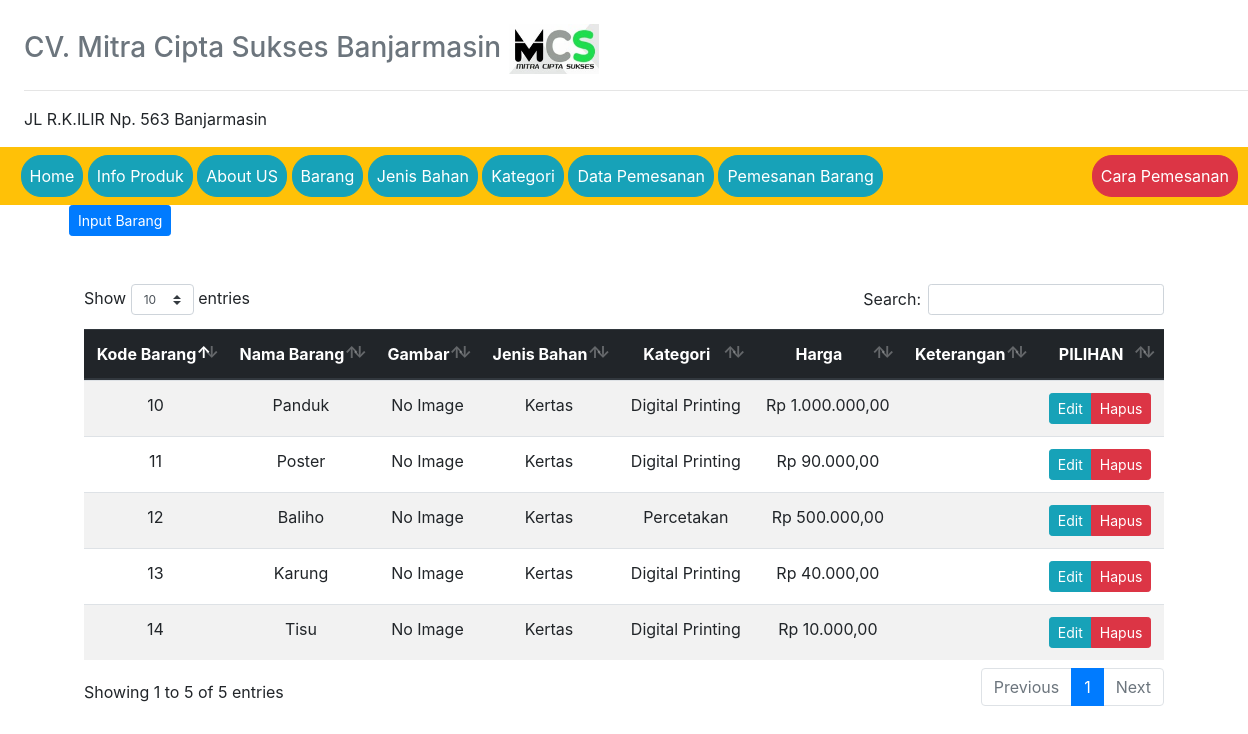
/?view=barang (signed in), run on an earlier commit of the app's database.
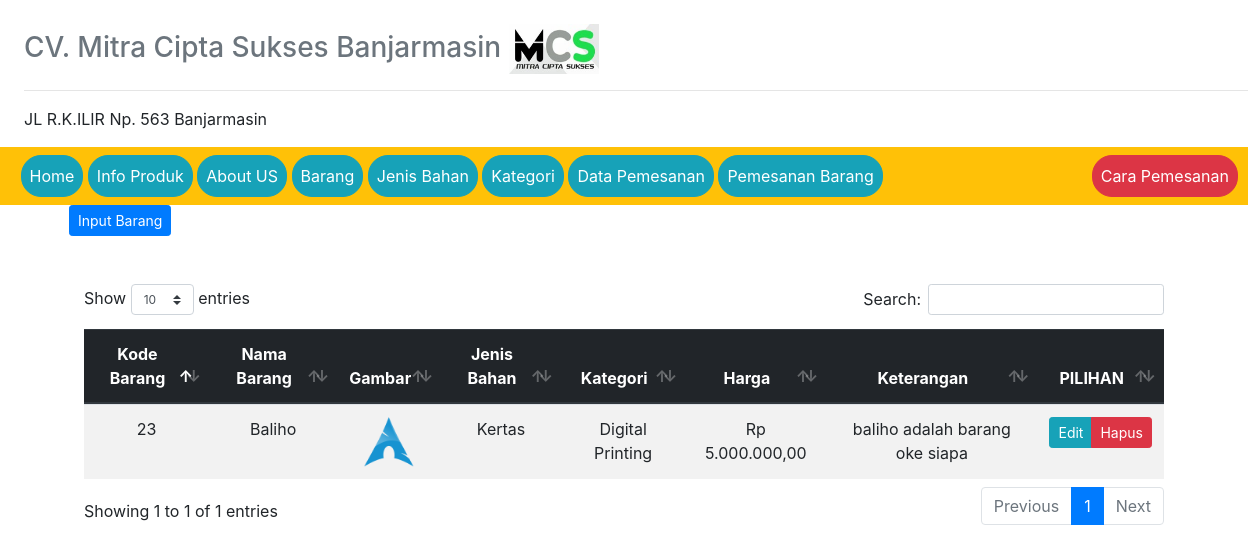
And on a later commit of the database.
### tables this page shows
CREATE TABLE `nama_barang` (
  `kode_barang` int(50) NOT NULL,
  `nama_barang` varchar(50) NOT NULL,
  `gambar_barang` varchar(100) NOT NULL,
  `type_barang` varchar(50) NOT NULL,
  `kategori` int(50) NOT NULL,
  `harga` int(50) NOT NULL,
  `keterangan` varchar(100) NOT NULL
);

CREATE TABLE `jenis_bahan` (
  `kode_jenis_bahan` int(50) NOT NULL,
  `harga_bahan` int(25) NOT NULL,
  `jenis_bahan` varchar(50) NOT NULL,
  `ketarangan` varchar(255) NOT NULL,
  `ukuran_bahan` int(10) NOT NULL
);

CREATE TABLE `kategori` (
  `id_kategori` int(50) NOT NULL,
  `nama_kategori` varchar(50) NOT NULL
);

### config/config.php (called while the page is built, shortened)
<?php
function base_url($url = null)
{
	$base_url = "http://localhost/aplikasi_CV_Mitra_Cipta_Sukses_Banjarmasin/";
	if ($url != null ) {
		return $base_url."/".$url;
	} else  {
			return $base_url;
	}
}

### models/admin.php (called while the page is built, shortened)
<?php
class Admin
{
  private $mysqli;
  function __construct($mysqli)
  {
    $this->mysqli = $mysqli;
  }
  public function showBarang()
  {
    $db = $this->mysqli->conn;
    $sql = " SELECT * FROM nama_barang
          INNER JOIN jenis_bahan ON nama_barang.type_barang = jenis_bahan.kode_jenis_bahan
          INNER JOIN kategori ON nama_barang.kategori = kategori.id_kategori ";
    $query = $db->query($sql);
    return $query;
  }
}
?>

### view/barang.php (the view)
<div class="header-hal">
    <a href="?view=input-barang" class="btn btn-sm btn-primary">Input Barang</a>
</div>
<div class="container mt-5">
<div class="daftar-table table-responsive">
  <table class="table table-striped text-center" id="table">
    <thead class="thead-dark">
      <tr>
        <th>Kode Barang</th>
        <th>Nama Barang</th>
        <th colspan="" rowspan="" headers="" scope="">Gambar</th>
        <th>Jenis Bahan </th>
        <th>Kategori </th>
        <th>Harga</th>
        <th colspan="" rowspan="" headers="" scope="">Keterangan</th>
        <th>PILIHAN</th>
      </tr>
    </thead>
    <tbody>
      <?php
      $data = $objAdmin->showBarang();
      while ($a = $data->fetch_object()) {
      ?>
      <tr>
        <td><?=$a->kode_barang ?></td>
        <td><?=$a->nama_barang ?></td>
        <td colspan="" rowspan="" headers=""> <?php echo $a->gambar_barang ? '<img src="'.base_url().'/assets/image/'.$a->gambar_barang.'" alt="" width="50px">' : 'No Image' ?> </td>
        <td><?=$a->jenis_bahan ?></td>
        <td><?=$a->nama_kategori ?></td>
        <td><?php $rp = "Rp " . number_format($a->harga,2,',','.'); echo $rp; ?></td>
        <td colspan="" rowspan="" headers=""> <?=$a->keterangan ?> </td>
        <td>
          <div class="btn-group">
            <a href="?view=edit-barang&id_brg=<?=$a->kode_barang ?>" class="btn btn-sm btn-info">Edit</a>
            <a href="?view=hapus-barang&id_brg=<?=$a->kode_barang ?>" onclick="return confirm('Hapus data ?')" class="btn btn-sm btn-danger">Hapus</a>
          </div>
        </td>
      </tr>
    <?php } ?>
    </tbody>
  </table>
</div>
</div>

### index.php (shortened to what this page needs)
<?php
require_once 'config/config.php';
include('models/admin.php');
?>
<!doctype html>
<html lang="en">
  <head>
    <link rel="stylesheet" href="https://stackpath.bootstrapcdn.com/bootstrap/4.1.3/css/bootstrap.min.css">
    <link rel="stylesheet" href="<?=base_url();?>assets/css/slideshow.css">
    <link rel="stylesheet" type="text/css" href="<?php echo base_url(); ?>assets/DataTables/datatables.min.css"/>
  </head>
  <body>
    <div class="ml-4" id="" style="">
      <br>
      <h3 class="text-muted">CV. Mitra Cipta Sukses Banjarmasin <img src="assets/image/mcs.jpeg" alt="" width="90" height="50" style="margin-right:15px; "></h3>
      <hr>
      <p>JL R.K.ILIR Np. 563 Banjarmasin</p>
    </div>
    <nav class="navbar navbar-expand-lg navbar-light bg-warning">
      <div class="collapse navbar-collapse" id="navbarNavAltMarkup">
        <div class="navbar-nav"> &nbsp;
          <a class="nav-item nav-link btn btn-info btn-md" href="?view=home">Home <span class="sr-only">(current)</span></a>&nbsp;
          <a class="nav-item nav-link btn btn-info btn-md" href="?view=info-produk">Info Produk</a> &nbsp;
          <a class="nav-item nav-link btn btn-info btn-md" href="?view=about">About US</a> &nbsp;
          <?php if (isset($_SESSION['admin'])): ?>
            <a class="nav-item nav-link btn btn-info btn-md" href="?view=barang">Barang</a> &nbsp;
            <a class="nav-item nav-link btn btn-info btn-md" href="?view=bahan">Jenis Bahan</a> &nbsp;
            <a class="nav-item nav-link btn btn-info btn-md" href="?view=kategori">Kategori</a> &nbsp;
            <a class="nav-item nav-link btn btn-info btn-md" href="?view=data-pemesanan">Data Pemesanan</a> &nbsp;
            <a class="nav-item nav-link btn btn-info btn-md" href="?view=pesan">Pemesanan Barang</a> &nbsp;
            <a class="nav-item nav-link btn btn-danger btn-md" style="position: relative; left: 20%;" href="?view=cara-pemesanan">Cara Pemesanan</a> &nbsp;
          <?php else: ?>
          <a class="nav-item nav-link btn btn-info btn-md" href="?view=pesan">Pemesanan Barang</a> &nbsp;
          <a class="nav-item nav-link btn btn-danger btn-md" style="position: relative; left: 120%;" href="?view=cara-pemesanan">Cara Pemesanan</a> &nbsp;
        <?php endif; ?>
        </div>
      </div>
    </nav>
    <div class="container" id="" style="">
          <?php include('page/page.php'); ?>
    </div>
  </body>
</html>

### page/page.php (shortened to what this page needs)
<?php
if (@$_GET['view'] == '' || @$_GET['view'] == 'home')
{
	include 'view/home/home.php';
}
elseif(@$_GET['view'] == 'login')
{
	include 'view/login.php';
}
elseif($_GET['view'] == 'logout')
{
	$objAdmin->logout();
	echo '<script>
    window.location="?view=login";
     </script>';
}
elseif (@$_GET['view'] == 'barang')
{
	include 'view/barang.php';
}
elseif (@$_GET['view'] == 'input-barang')
{
	include 'view/input-barang.php';
}
elseif(@$_GET['view'] == 'edit-barang')
{
	include 'view/edit-barang.php';
}
elseif (@$_GET['view'] == 'bahan')
{
	include 'view/jenis-bahan.php';
}
elseif (@$_GET['view'] == 'input-bahan')
{
	include 'view/input-jenis-bahan.php';
}
elseif (@$_GET['view'] == 'edit-jenis-bahan')
{
	include 'view/edit-jenis-bahan.php';
}
elseif (@$_GET['view'] == 'kategori')
{
	include 'view/kategori.php';
}
elseif (@$_GET['view'] == 'input-kategori')
{
	include 'view/input-kategori.php';
}
elseif (@$_GET['view'] == 'edit-kategori')
{
	include 'view/edit-kategori.php';
}
elseif (@$_GET['view'] == 'pesan')
{
	include 'view/pesan.php';
}
elseif (@$_GET['view'] == 'data-pemesanan')
{
	include 'view/data-pemesanan.php';
}
elseif (@$_GET['view'] == 'info-produk')
{
	include 'view/info-produk.php';
}
elseif (@$_GET['view'] == 'about')
{
	include 'view/about-us.php';
}
elseif (@$_GET['view'] == 'sejarah')
{
	include 'view/sejarah.php';
}
elseif (@$_GET['view'] == 'visi-misi')
{
	include 'view/visi-misi.php';
}
elseif (@$_GET['view'] == 'contact')
{
	include 'view/contact.php';
}
elseif (@$_GET['view'] == 'cara-pemesanan')
{
	include 'view/cara-pemesanan.php';
}
elseif (@$_GET['view'] == 'detail')
{
	include 'view/detail.php';
}

### index.php (style rules this page uses)
.navbar-light .navbar-nav .nav-link:focus, .navbar-light .navbar-nav .nav-link { color: #ffffff; border-radius: 20px; }

What changed in the data, as far as the page shows it:
removed nama_barang: kode_barang "10", nama_barang "Panduk", shows "No Image", jenis_bahan.jenis_bahan "Kertas", kategori.nama_kategori "Digital Printing", harga "Rp 1.000.000,00"
removed nama_barang: kode_barang "11", nama_barang "Poster", shows "No Image", jenis_bahan.jenis_bahan "Kertas", kategori.nama_kategori "Digital Printing", harga "Rp 90.000,00"
removed nama_barang: kode_barang "12", nama_barang "Baliho", shows "No Image", jenis_bahan.jenis_bahan "Kertas", kategori.nama_kategori "Percetakan", harga "Rp 500.000,00"
removed nama_barang: kode_barang "13", nama_barang "Karung", shows "No Image", jenis_bahan.jenis_bahan "Kertas", kategori.nama_kategori "Digital Printing", harga "Rp 40.000,00"
removed nama_barang: kode_barang "14", nama_barang "Tisu", shows "No Image", jenis_bahan.jenis_bahan "Kertas", kategori.nama_kategori "Digital Printing", harga "Rp 10.000,00"
added nama_barang: kode_barang "23", nama_barang "Baliho", gambar_barang (picture), jenis_bahan.jenis_bahan "Kertas", kategori.nama_kategori "Digital Printing", harga "Rp 5.000.000,00", keterangan "baliho adalah barang oke siapa"
Also different on the page:
text written by a page script: "Show entries Search: Showing 1 to 5 of 5 entries Previous 1 Next" → "Show entries Search: Showing 1 to 1 of 1 entries Previous 1 Next"
